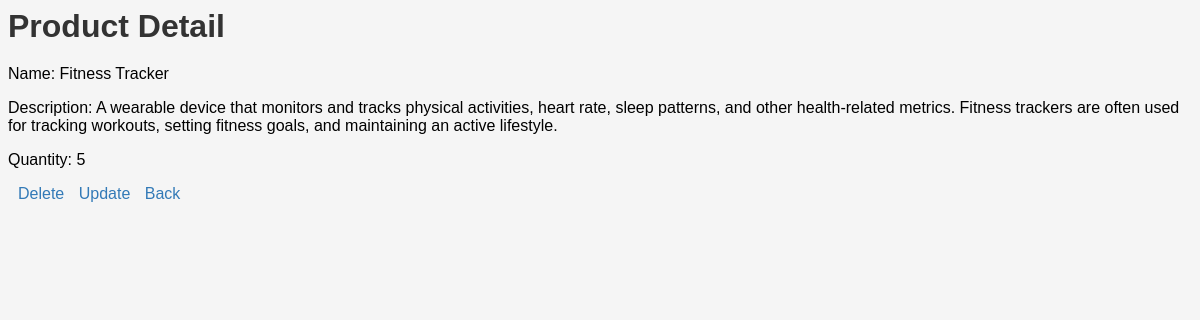
Screenshot of /detail/9/ with the database file from the repository.
### product_management/models.py (models this page shows, shortened)
class Product(models.Model):
    name = models.CharField(max_length=255)
    description = models.TextField()
    quantity = models.IntegerField(default=0)

### product_management/views.py (the view)
# urls.py: path('detail/<int:id>/', detail_view, name='detail_view'),
def detail_view(request, id):
    product = get_object_or_404(Product, id=id)
    context = {'product': product, 'back_url': reverse('list_view')}
    return render(request, 'detail_view.html', context)

### product_management/templates/detail_view.html
{% load static %}
<link rel="stylesheet" type="text/css" href="{% static 'style.css' %}">
<h1>Product Detail</h1>
<p>Name: {{ product.name }}</p>
<p>Description: {{ product.description }}</p>
<p>Quantity: {{ product.quantity }}</p>
<a href="{% url 'delete_view' product.pk %}">Delete</a>
<a href="{% url 'update_view' product.pk %}">Update</a>
<a href="{{ back_url }}">Back</a>

### product_management/static/style.css (style rules this page uses)
h1 { color: #333; margin-bottom: 20px; }
a { color: #337ab7; text-decoration: none; margin-left: 10px; }

### rows the page displays
Product: name "Fitness Tracker", description "A wearable device that monitors and tracks physical activities, heart rate, sleep patterns, and other health-related metrics. Fitness trackers are often used for tracking workouts, setting fitness goals, and maintaining an active lifestyle.", quantity "5"
